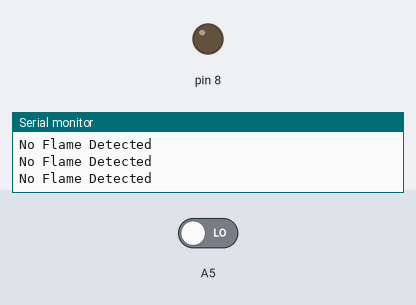
A sketch run on a simulated Arduino Uno, built with avr-gcc and run on an emulated ATmega328P. Parts: output pins drawn as LEDs (lit = HIGH), the last lines printed to the serial monitor. Inputs (shaded band) come from the test bench; at power-on: A5 LOW.

Above: at 1.8 s.
1.9 s: A5 driven HIGH
At 3.2 s:
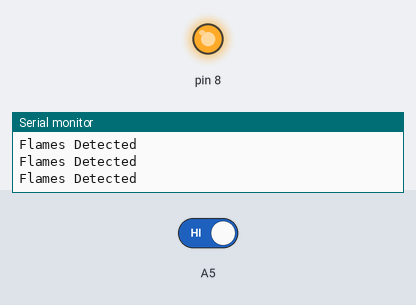
3.5 s: A5 driven LOW
At 4.4 s:
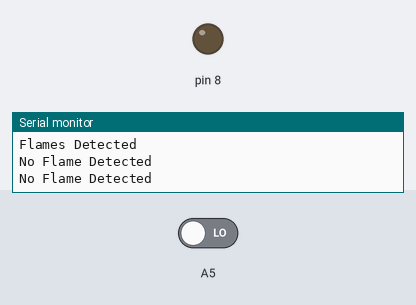
Timing chart, 0 to 6.5 s (numbered marks = the images above; inputs shaded):
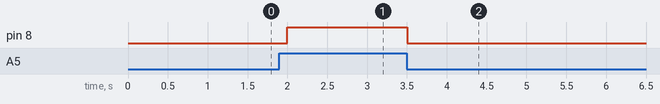

Measured:
- after the input at 1.9 s, pin 8: LOW → HIGH after 0.10 s
- after the input at 3.5 s, pin 8: HIGH → LOW at once

The sketch:

Flame_Sensor.ino
```cpp
void setup ()
{
  Serial.begin(9600);
  pinMode(A5, INPUT);
  pinMode(8, OUTPUT);
}

void loop ()
{
  int flame_value = digitalRead(A5);

  if (flame_value == HIGH)
  {
    Serial.println("Flames Detected");
    digitalWrite(8, HIGH);
    delay(500);
    }
  else
  {
    Serial.println("No Flame Detected");
    digitalWrite(8, LOW);
    delay(500);
    }
}
```
